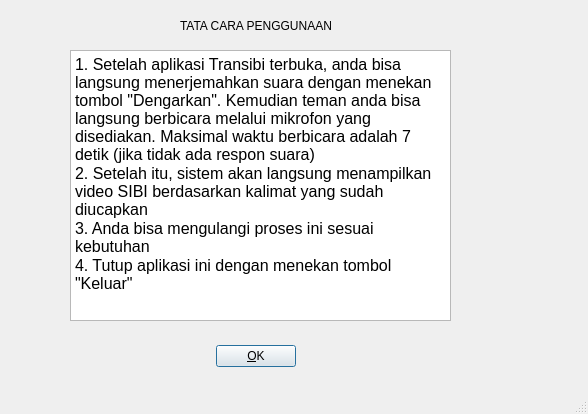
<?xml version="1.0" encoding="UTF-8"?>
<ui version="4.0">
 <class>Dialog</class>
 <widget class="QDialog" name="Dialog">
  <property name="geometry">
   <rect>
    <x>0</x>
    <y>0</y>
    <width>588</width>
    <height>414</height>
   </rect>
  </property>
  <property name="windowTitle">
   <string>Bantuan</string>
  </property>
  <property name="sizeGripEnabled">
   <bool>true</bool>
  </property>
  <widget class="QWidget" name="layoutWidget">
   <property name="geometry">
    <rect>
     <x>80</x>
     <y>340</y>
     <width>351</width>
     <height>33</height>
    </rect>
   </property>
   <layout class="QHBoxLayout">
    <property name="spacing">
     <number>6</number>
    </property>
    <property name="leftMargin">
     <number>0</number>
    </property>
    <property name="topMargin">
     <number>0</number>
    </property>
    <property name="rightMargin">
     <number>0</number>
    </property>
    <property name="bottomMargin">
     <number>0</number>
    </property>
    <item>
     <spacer>
      <property name="orientation">
       <enum>Qt::Horizontal</enum>
      </property>
      <property name="sizeHint" stdset="0">
       <size>
        <width>71</width>
        <height>31</height>
       </size>
      </property>
     </spacer>
    </item>
    <item>
     <widget class="QPushButton" name="okButton">
      <property name="text">
       <string>&amp;OK</string>
      </property>
     </widget>
    </item>
    <item>
     <spacer>
      <property name="orientation">
       <enum>Qt::Horizontal</enum>
      </property>
      <property name="sizeHint" stdset="0">
       <size>
        <width>40</width>
        <height>20</height>
       </size>
      </property>
     </spacer>
    </item>
   </layout>
  </widget>
  <widget class="QLabel" name="label">
   <property name="geometry">
    <rect>
     <x>180</x>
     <y>10</y>
     <width>191</width>
     <height>31</height>
    </rect>
   </property>
   <property name="text">
    <string>TATA CARA PENGGUNAAN</string>
   </property>
  </widget>
  <widget class="QTextBrowser" name="textBrowser">
   <property name="geometry">
    <rect>
     <x>70</x>
     <y>50</y>
     <width>381</width>
     <height>271</height>
    </rect>
   </property>
   <property name="html">
    <string>&lt;!DOCTYPE HTML PUBLIC &quot;-//W3C//DTD HTML 4.0//EN&quot; &quot;http://www.w3.org/TR/REC-html40/strict.dtd&quot;&gt;
&lt;html&gt;&lt;head&gt;&lt;meta name=&quot;qrichtext&quot; content=&quot;1&quot; /&gt;&lt;style type=&quot;text/css&quot;&gt;
p, li { white-space: pre-wrap; }
&lt;/style&gt;&lt;/head&gt;&lt;body style=&quot; font-family:'PibotoLt'; font-size:12pt; font-weight:400; font-style:normal;&quot;&gt;
&lt;p style=&quot; margin-top:0px; margin-bottom:0px; margin-left:0px; margin-right:0px; -qt-block-indent:0; text-indent:0px;&quot;&gt;1. Setelah aplikasi Transibi terbuka, anda bisa langsung menerjemahkan suara dengan menekan tombol &amp;quot;Dengarkan&amp;quot;. Kemudian teman anda bisa langsung berbicara melalui mikrofon yang disediakan. Maksimal waktu berbicara adalah 7 detik (jika tidak ada respon suara)&lt;/p&gt;
&lt;p style=&quot; margin-top:0px; margin-bottom:0px; margin-left:0px; margin-right:0px; -qt-block-indent:0; text-indent:0px;&quot;&gt;2. Setelah itu, sistem akan langsung menampilkan video SIBI berdasarkan kalimat yang sudah diucapkan&lt;/p&gt;
&lt;p style=&quot; margin-top:0px; margin-bottom:0px; margin-left:0px; margin-right:0px; -qt-block-indent:0; text-indent:0px;&quot;&gt;3. Anda bisa mengulangi proses ini sesuai kebutuhan&lt;/p&gt;
&lt;p style=&quot; margin-top:0px; margin-bottom:0px; margin-left:0px; margin-right:0px; -qt-block-indent:0; text-indent:0px;&quot;&gt;4. Tutup aplikasi ini dengan menekan tombol &amp;quot;Keluar&amp;quot;&lt;/p&gt;&lt;/body&gt;&lt;/html&gt;</string>
   </property>
  </widget>
 </widget>
 <resources/>
 <connections>
  <connection>
   <sender>okButton</sender>
   <signal>clicked()</signal>
   <receiver>Dialog</receiver>
   <slot>accept()</slot>
   <hints>
    <hint type="sourcelabel">
     <x>278</x>
     <y>253</y>
    </hint>
    <hint type="destinationlabel">
     <x>96</x>
     <y>254</y>
    </hint>
   </hints>
  </connection>
 </connections>
</ui>
